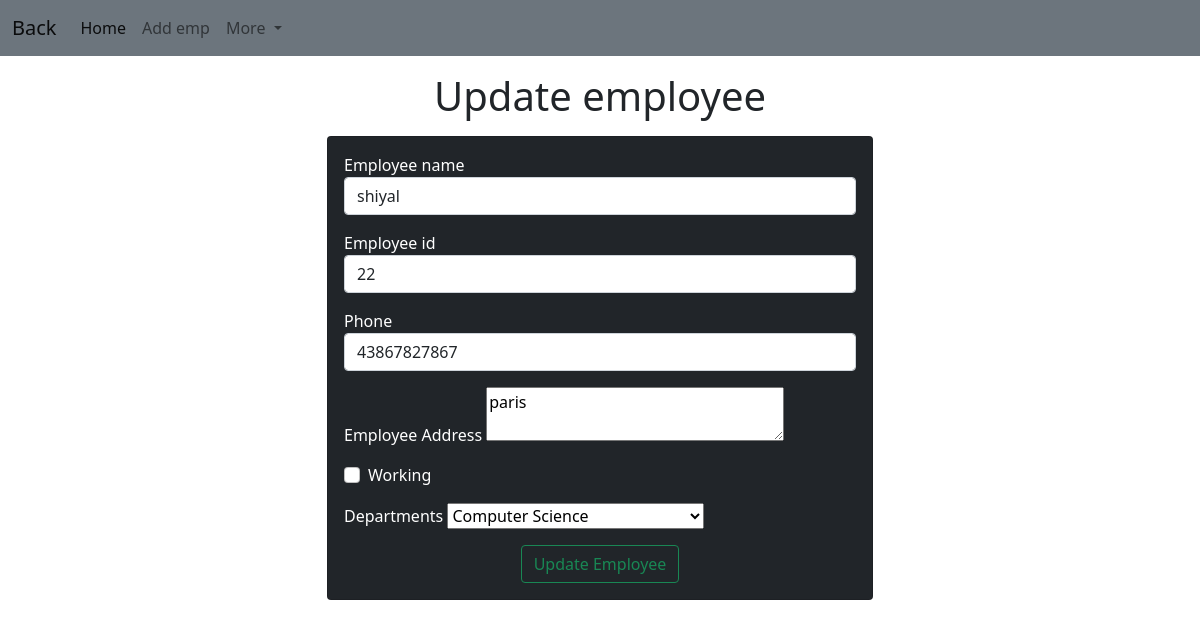
Page /update-emp/12 on the committed database.
### emp/models.py (models this page shows)
class Emp(models.Model):
    name = models.CharField(max_length=200)
    emp_id = models.CharField(max_length=200)
    phone = models.CharField(max_length=10)
    address=models.CharField(max_length=150)
    working=models.BooleanField(default=True)
    department=models.CharField(max_length=10)

### emp/views.py (the view)
# urls.py: path("update-emp/<int:emp_id>",update_emp),
def update_emp(request,emp_id):
    emp = Emp.objects.get(pk=emp_id)
    return render(request,"emp/update_emp.html",{
        'emp' : emp
    })

### emp/templates/emp/update_emp.html (shortened to what this page needs)
<!doctype html>
<html lang="en">
  <head>
    <link href="https://cdn.jsdelivr.net/npm/bootstrap@5.0.2/dist/css/bootstrap.min.css" rel="stylesheet">
  </head>
  <body>
    {% include 'emp/navbar.html' %}
    <h1 class="text-center my-3">Update employee</h1>
    <div class="container">
        <div class="row">
            <div class="col-md-6 offset-md-3">
                <div class="card bg-dark text-white">
                    <div class="card-body">
                        <form action="{% url 'add' %}" method="POST">
                            <div class="mb-3">
                                <label for ="name">Employee name</label>
                                <input id ="name" type="text" class="form-control" placeholder ="Enter emp name" name ="emp_name" value="{{emp.name}}">
                            </div>
                            <div class="mb-3">
                                <label for ="id">Employee id</label>
                                <input id ="id" type="text" class="form-control" placeholder ="Enter emp id" name ="emp_id" value="{{emp.emp_id}}">
                            </div>
                            <div class="mb-3">
                                <label for ="phone">Phone</label>
                                <input id ="phone" type="text" class="form-control" placeholder ="Enter emp phone" name="emp_phone" value="{{emp.phone}}">
                            </div>
                            <div class="mb-3">
                                <label for ="address">Employee Address</label>
                                <textarea name="emp_address" id ="address" classs="form-control" cols ="30" >{{emp.address}}</textarea>
                            </div>
                            <div class="mb-3 form-check">
                                <label for ="working">Working</label>
                                <input value="{{emp.working}}" id="working" type="checkbox" class="form-check-input" name="emp_working">
                            </div>
                            <div class="mb-3">
                                <label for ="Departments">Departments</label>
                                <select value="{{emp.department}}" name="emp_department" id ="Departments" classs="form-control">
                                    <option value ="CSE">Computer Science</option>
                                </select>
                            </div>
                            <div class="container text-center" >
                                <button class="btn btn-outline-success" >Update Employee</button>
                            </div>
                        </form>
                    </div>
                </div>
            </div>
        </div>
    </div>
  </body>
</html>

### rows in the picture
Emp: emp_name "shiyal", emp_id "22", emp_phone "43867827867", emp_address "paris", emp_department "Computer Science"
